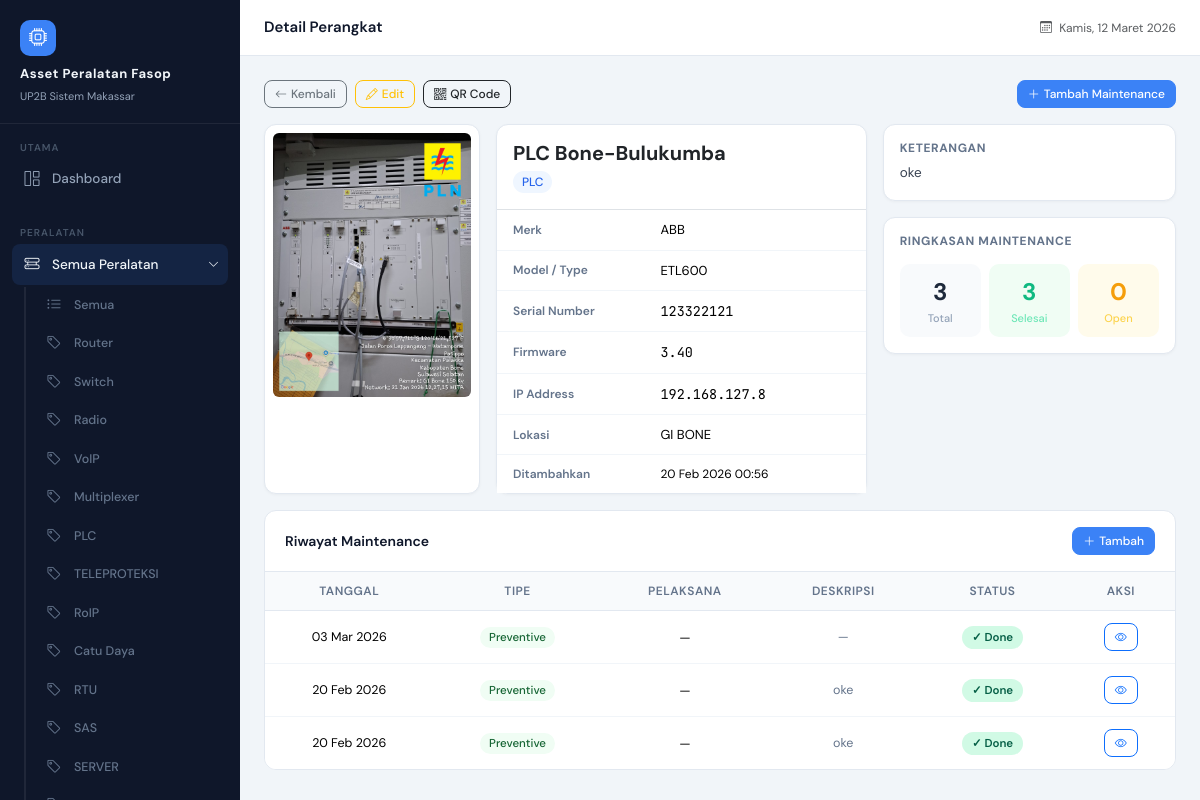
Page /view/20/ (signed in) on the earlier database version.
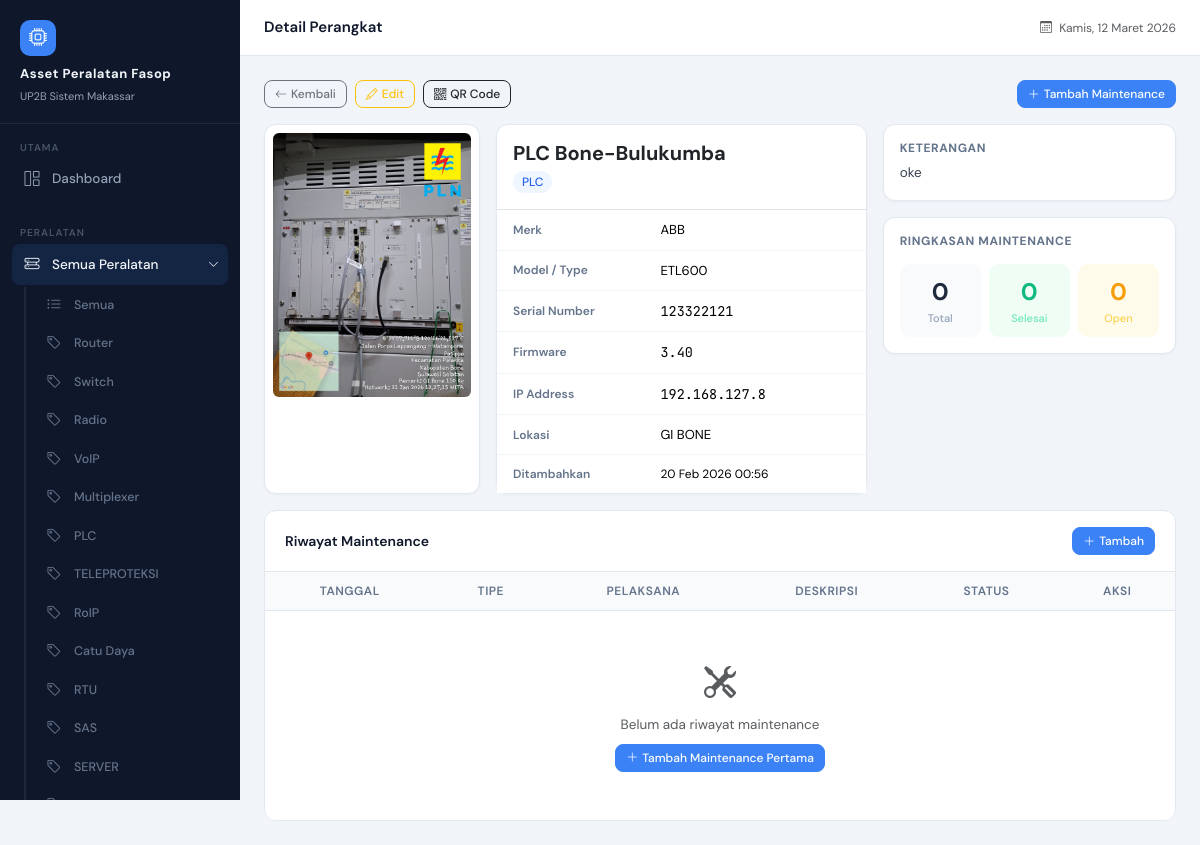
Same page on the later database version.
### devices/models.py (models this page shows, shortened)
class DeviceType(models.Model):
    name = models.CharField(max_length=100)
    def __str__(self):
        return self.name

class Device(models.Model):
    nama = models.CharField(max_length=100)
    jenis = models.ForeignKey(
        DeviceType,
        on_delete=models.SET_NULL,
        null=True,
        blank=True
    )
    merk = models.CharField(max_length=100)
    type = models.CharField(max_length=100, blank=True, null=True)
    serial_number = models.CharField(max_length=100, blank=True, null=True)
    firmware_version = models.CharField(max_length=100, blank=True, null=True)
    ip_address = models.GenericIPAddressField(blank=True, null=True)
    lokasi = models.CharField(max_length=150)
    keterangan = models.TextField(blank=True, null=True)
    foto = models.ImageField(upload_to='device_photos/', blank=True, null=True)
    created_at = models.DateTimeField(auto_now_add=True)
    deleted_by = models.ForeignKey(
        User,
        on_delete=models.SET_NULL,
        null=True,
        blank=True,
        related_name='deleted_devices'
    )
    is_deleted = models.BooleanField(default=False)
    spesifikasi = models.JSONField(blank=True, null=True, default=dict)  # ← tambahan

### maintenance/models.py (models this page shows, shortened)
class Maintenance(models.Model):
    MAINTENANCE_TYPE = (
        ('Preventive', 'Preventive'),
        ('Corrective', 'Corrective'),
    )
    STATUS_CHOICES = (
        ('Open', 'Open'),
        ('Done', 'Done'),
    )
    device          = models.ForeignKey(Device, on_delete=models.CASCADE)
    maintenance_type = models.CharField(max_length=20, choices=MAINTENANCE_TYPE)
    date            = models.DateField()
    description     = models.TextField(blank=True)
    technicians     = models.ManyToManyField(User, blank=True, related_name='maintenance_technician_set', verbose_name='Pelaksana')
    signed_by       = models.ForeignKey(User, on_delete=models.SET_NULL, null=True, blank=True, related_name='signed_maintenances', verbose_name='Ditandatangani oleh')
    signed_at       = models.DateTimeField(null=True, blank=True, verbose_name='Waktu TTD')
    status          = models.CharField(max_length=20, choices=STATUS_CHOICES, default='Open')
    photo           = models.ImageField(upload_to='maintenance_photos/', blank=True, null=True)
    created_at      = models.DateTimeField(auto_now_add=True)
    class Meta:
        ordering = ['-date']

### devices/views.py (the view, shortened to what this page needs)
# urls.py: path('view/<int:pk>/', views.device_detail, name='device_view'),
@login_required
def device_detail(request, pk):
    device = get_object_or_404(Device, pk=pk)
    maintenance_history = Maintenance.objects.filter(device=device).order_by('-date')
    maintenance_total = maintenance_history.count()
    maintenance_done = maintenance_history.filter(status='Done').count()
    maintenance_open = maintenance_history.filter(status='Open').count()
    spesifikasi_display = []
    return render(request, 'devices/device_detail.html', {
        'device': device,
        'maintenance_history': maintenance_history,
        'maintenance_total': maintenance_total,
        'maintenance_done': maintenance_done,
        'maintenance_open': maintenance_open,
        'spesifikasi_display': spesifikasi_display,
    })

### devices/templates/devices/device_detail.html (shortened to what this page needs)
{% extends 'base.html' %}
{% block page_title %}Detail Perangkat{% endblock %}
{% block content %}
<div class="d-flex align-items-center gap-2 mb-3">
    <a href="{% url 'device_list' %}" class="btn btn-sm btn-outline-secondary">
        <i class="bi bi-arrow-left me-1"></i>Kembali
    </a>
    <a href="{% url 'device_edit' device.id %}" class="btn btn-sm btn-outline-warning">
        <i class="bi bi-pencil me-1"></i>Edit
    </a>
    <a href="{% url 'device_qr' device.id %}" class="btn btn-sm btn-outline-dark" target="_blank">
        <i class="bi bi-qr-code me-1"></i>QR Code
    </a>
    <a href="{% url 'maintenance_add_device' device.id %}" class="btn btn-sm btn-primary ms-auto">
        <i class="bi bi-plus-lg me-1"></i>Tambah Maintenance
    </a>
</div>
<div class="row g-3 mb-3">
    <div class="col-md-3">
        <div class="card h-100">
            <div class="card-body text-center p-2">
                {% if device.foto %}
                    <img src="{{ device.foto.url }}" class="img-fluid rounded" style="max-height:300px; object-fit:contain;">
                {% else %}
                    <div class="d-flex align-items-center justify-content-center rounded"
                         style="height:160px; background:#f1f5f9; color:#94a3b8;">
                        <i class="bi bi-image fs-1"></i>
                    </div>
                {% endif %}
            </div>
        </div>
    </div>
    <div class="col-md-5">
        <div class="card h-100">
            <div class="card-body p-0">
                <div class="p-3 border-bottom">
                    <h5 class="mb-1" style="font-weight:700;">{{ device.nama }}</h5>
                    {% if device.jenis %}
                    <span style="font-size:12px; background:#eff6ff; color:#2563eb; padding:3px 9px; border-radius:20px; font-weight:500;">
                        {{ device.jenis }}
                    </span>
                    {% endif %}
                </div>
                <table class="table table-sm mb-0">
                    <tr>
                        <td style="width:40%; font-size:12px; color:#64748b; font-weight:600; padding:10px 16px;">Merk</td>
                        <td style="font-size:13px; padding:10px 16px;">{{ device.merk }}</td>
                    </tr>
                    <tr>
                        <td style="font-size:12px; color:#64748b; font-weight:600; padding:10px 16px;">Model / Type</td>
                        <td style="font-size:13px; padding:10px 16px;">{{ device.type|default:"-" }}</td>
                    </tr>
                    <tr>
                        <td style="font-size:12px; color:#64748b; font-weight:600; padding:10px 16px;">Serial Number</td>
                        <td class="mono" style="padding:10px 16px;">{{ device.serial_number|default:"-" }}</td>
                    </tr>
                    <tr>
                        <td style="font-size:12px; color:#64748b; font-weight:600; padding:10px 16px;">Firmware</td>
                        <td class="mono" style="padding:10px 16px;">{{ device.firmware_version|default:"-" }}</td>
                    </tr>
                    <tr>
                        <td style="font-size:12px; color:#64748b; font-weight:600; padding:10px 16px;">IP Address</td>
                        <td class="mono" style="padding:10px 16px;">{{ device.ip_address|default:"-" }}</td>
                    </tr>
                    <tr>
                        <td style="font-size:12px; color:#64748b; font-weight:600; padding:10px 16px;">Lokasi</td>
                        <td style="font-size:13px; padding:10px 16px;">{{ device.lokasi }}</td>
                    </tr>
                    <tr>
                        <td style="font-size:12px; color:#64748b; font-weight:600; padding:10px 16px;">Ditambahkan</td>
                        <td style="font-size:12px; padding:10px 16px;">{{ device.created_at|date:"d M Y H:i" }}</td>
                    </tr>
                </table>
            </div>
        </div>
    </div>
    <div class="col-md-4">
        <div class="card mb-3">
            <div class="card-body">
                <h6 style="font-size:12px;font-weight:700;text-transform:uppercase;letter-spacing:0.6px;color:#64748b;" class="mb-2">Keterangan</h6>
                <p style="font-size:13.5px;margin:0;color:#374151;">{{ device.keterangan|default:"—" }}</p>
            </div>
        </div>
        <div class="card">
            <div class="card-body">
                <h6 style="font-size:12px;font-weight:700;text-transform:uppercase;letter-spacing:0.6px;color:#64748b;" class="mb-3">Ringkasan Maintenance</h6>
                <div class="row g-2 text-center">
                    <div class="col-4">
                        <div style="background:#f8fafc;border-radius:10px;padding:10px 6px;">
                            <div style="font-size:24px;font-weight:700;color:#1e293b;">{{ maintenance_total }}</div>
                            <div style="font-size:11px;color:#94a3b8;font-weight:500;">Total</div>
                        </div>
                    </div>
                    <div class="col-4">
                        <div style="background:#f0fdf4;border-radius:10px;padding:10px 6px;">
                            <div style="font-size:24px;font-weight:700;color:#10b981;">{{ maintenance_done }}</div>
                            <div style="font-size:11px;color:#6ee7b7;font-weight:500;">Selesai</div>
                        </div>
                    </div>
                    <div class="col-4">
                        <div style="background:#fffbeb;border-radius:10px;padding:10px 6px;">
                            <div style="font-size:24px;font-weight:700;color:#f59e0b;">{{ maintenance_open }}</div>
                            <div style="font-size:11px;color:#fcd34d;font-weight:500;">Open</div>
                        </div>
                    </div>
                </div>
            </div>
        </div>
    </div>
</div>
<div class="table-card mt-3">
    <div class="table-header">
        <h6>Riwayat Maintenance</h6>
        <a href="{% url 'maintenance_add_device' device.id %}" class="btn btn-sm btn-primary">
            <i class="bi bi-plus-lg me-1"></i>Tambah
        </a>
    </div>
    <div class="table-responsive">
        <table class="table">
            <thead>
                <tr style="text-align: center;">
                    <th>Tanggal</th>
                    <th>Tipe</th>
                    <th>Pelaksana</th>
                    <th>Deskripsi</th>
                    <th>Status</th>
                    <th>Aksi</th>
                </tr>
            </thead>
            <tbody>
                {% for m in maintenance_history %}
                <tr style="text-align: center;">
                    <td style="font-size:12.5px;white-space:nowrap;">{{ m.date|date:"d M Y" }}</td>
                    <td>
                        <span style="font-size:11.5px;padding:3px 9px;border-radius:20px;font-weight:500;
                            {% if m.maintenance_type == 'Preventive' %}background:#f0fdf4;color:#166534;{% else %}background:#fff7ed;color:#9a3412;{% endif %}">
                            {{ m.maintenance_type }}
                        </span>
                    </td>
                    <td style="font-size:13px;">{{ m.technician|default:"—" }}</td>
                    <td style="font-size:12.5px;color:#64748b;max-width:220px; text-align: center;">
                        {{ m.description|default:"—" }}
                    </td>
                    <td>
                        {% if m.status == 'Done' %}
                        <span class="badge-status badge-done">&#10003; Done</span>
                        {% else %}
                        <span class="badge-status badge-open">&#9679; Open</span>
                        {% endif %}
                    </td>
                    <td>
                        <a href="{% url 'maintenance_view' m.id %}" class="btn btn-sm btn-outline-primary" title="Detail">
                            <i class="bi bi-eye"></i>
                        </a>
                    </td>
                </tr>
                {% empty %}
                <tr>
                    <td colspan="6" class="text-center text-muted py-5">
                        <i class="bi bi-tools fs-2 d-block mb-2"></i>
                        Belum ada riwayat maintenance
                        <div class="mt-2">
                            <a href="{% url 'maintenance_add_device' device.id %}" class="btn btn-sm btn-primary">
                                <i class="bi bi-plus-lg me-1"></i>Tambah Maintenance Pertama
                            </a>
                        </div>
                    </td>
                </tr>
                {% endfor %}
            </tbody>
        </table>
    </div>
</div>
{% endblock %}

### devices/templates/base.html (shortened to what this page needs)
<!DOCTYPE html>
<html lang="id">
<head>
    <link href="https://cdn.jsdelivr.net/npm/bootstrap@5.3.2/dist/css/bootstrap.min.css" rel="stylesheet">
    <link href="https://cdn.jsdelivr.net/npm/bootstrap-icons@1.11.3/font/bootstrap-icons.css" rel="stylesheet">
</head>
<body>
<div id="sidebar">
    <div class="sidebar-brand">
        <div class="brand-icon"><i class="bi bi-cpu"></i></div>
        <h6>Asset Peralatan Fasop</h6>
        <small>UP2B Sistem Makassar</small>
    </div>
    <div class="sidebar-section">
        <div class="sidebar-section-label">Utama</div>
        <a href="{% url 'dashboard' %}" class="sidebar-link {% if request.resolver_match.url_name == 'dashboard' %}active{% endif %}">
            <span class="si-icon"><i class="bi bi-grid-1x2"></i></span>
            Dashboard
        </a>
    </div>
    <div class="sidebar-section">
        <div class="sidebar-section-label">Peralatan</div>
        {% with url_name=request.resolver_match.url_name jenis_param=request.GET.jenis %}
        <button class="sidebar-link sidebar-group-toggle w-100 text-start border-0
            {% if 'device' in url_name or url_name == 'lokasi_list' %}active open{% endif %}"
            data-target="submenu-peralatan" type="button">
            <span class="si-icon"><i class="bi bi-hdd-rack"></i></span>
            Semua Peralatan
            <i class="bi bi-chevron-right sidebar-toggle-btn ms-auto"></i>
        </button>
        <div class="sidebar-submenu {% if 'device' in url_name or url_name == 'lokasi_list' %}open{% endif %}"
             id="submenu-peralatan">
            <a href="{% url 'device_list' %}"
               class="sidebar-link {% if url_name == 'device_list' and not jenis_param %}active{% endif %}">
                <span class="si-icon"><i class="bi bi-list-ul"></i></span>
                Semua
            </a>
            {% for jenis in navbar_device_types %}
            {% with jenis_id_str=jenis.id|stringformat:"s" %}
            <a href="{% url 'device_list' %}?jenis={{ jenis.id }}"
               class="sidebar-link
               {% if url_name == 'device_view' and active_device_jenis_id == jenis.id %}active{% endif %}">
                <span class="si-icon"><i class="bi bi-tag"></i></span>
                {{ jenis.name }}
            </a>
            {% endwith %}
            {% endfor %}
        </div>
        {% endwith %}
    </div>
</div>
<div id="main-content">
    <div id="topbar">
        <span class="topbar-title">{% block page_title %}{% endblock %}</span>
        <div class="topbar-right">
            <span class="text-muted" style="font-size:12px;">
                <i class="bi bi-calendar3 me-1"></i>
                <span id="topbar-date"></span>
            </span>
        </div>
    </div>
    <div class="page-content">
        {% block content %}{% endblock %}
    </div>
</div>
</body>
</html>

Differences in the rows shown:
removed Maintenance: date "03 Mar 2026", maintenance_type "Preventive", technician "—", description "—", status "✓ Done"
removed Maintenance: date "20 Feb 2026", maintenance_type "Preventive", technician "—", description "oke", status "✓ Done"
removed Maintenance: date "20 Feb 2026", maintenance_type "Preventive", technician "—", description "oke", status "✓ Done"
Other differences:
{{ maintenance_total }}: "3" → "0"
{{ maintenance_done }}: "3" → "0"
text now shown: "Belum ada riwayat maintenance Tambah Maintenance Pertama"
